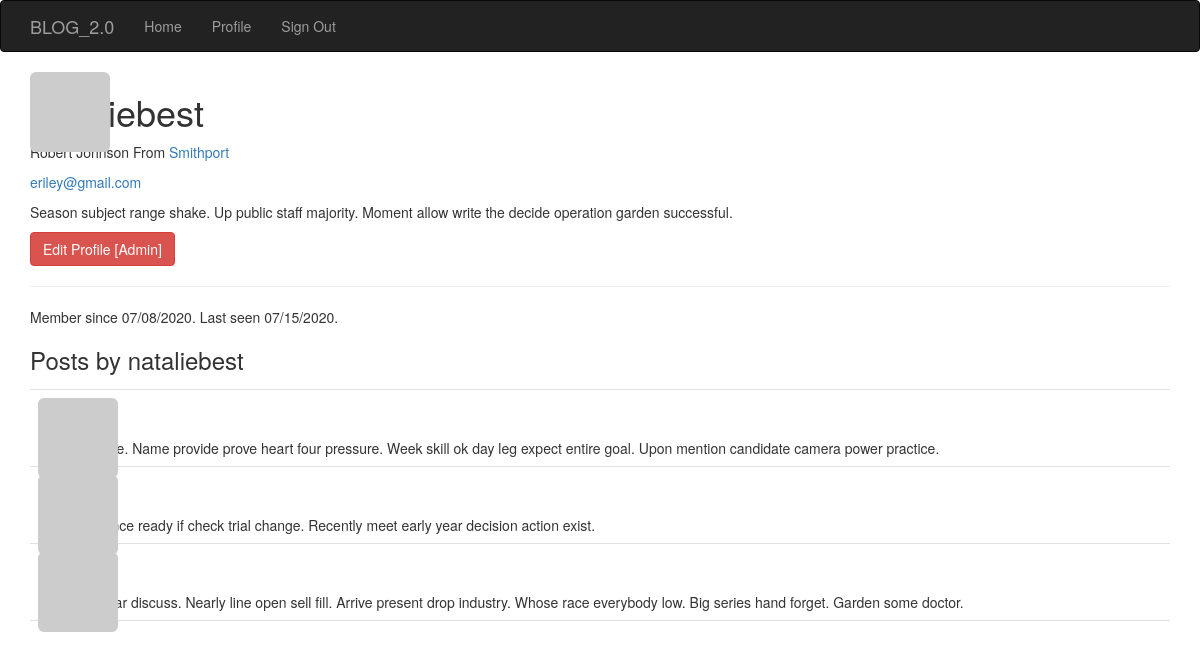
/user/nataliebest (signed in), run on the app's committed database.
### app/models.py (models this page shows, shortened)
class User(UserMixin, db.Model):
    __tablename__ = 'users'
    id = db.Column(db.Integer, primary_key=True)
    email = db.Column(db.String(64), unique=True, index=True)
    username = db.Column(db.String(64), unique=True, index=True)
    name = db.Column(db.String(64))
    location = db.Column(db.String(64))
    about_me = db.Column(db.Text())
    member_since = db.Column(db.DateTime(), default=datetime.utcnow)
    last_seen = db.Column(db.DateTime(), default=datetime.utcnow)
    password_hash = db.Column(db.String(128))
    avatar_hash = db.Column(db.String(32))
    role_id = db.Column(db.Integer, db.ForeignKey('roles.id'))
    confirmed = db.Column(db.Boolean, default=False)
    posts = db.relationship('Post', backref='author', lazy='dynamic')
    def can(self, perm):
        return self.role is not None and self.role.has_permission(perm)
    def is_administrator(self):
        return self.can(Permission.ADMIN)
    def ping(self):
        self.last_seen = datetime.utcnow()
        db.session.add(self)
        db.session.commit()
    @property
    def password(self):
        '''
        Password property to prevent reading passwords directly
        '''
        raise AttributeError('Password is not a readable attribute')
    def gravatar(self, size=100, default='identicon', rating='g'):
        if request.is_secure:
            url = 'https://secure.gravatar.com/avatar'
        else:
            url = 'http://www.gravatar.com/avatar'
            hash = self.avatar_hash or self.gravatar_hash()
        return '{url}/{hash}?s={size}&d={default}&r={rating}'.format(
            url=url, hash=hash, size=size, default=default, rating=rating)

class Post(db.Model):
    __tablename__='posts'
    id = db.Column(db.Integer, primary_key=True)
    body = db.Column(db.Text)
    timestamp = db.Column(db.DateTime, index=True, default=datetime.utcnow)
    author_id = db.Column(db.Integer, db.ForeignKey('users.id'))

### app/main/views.py (the view)
@main.route('/user/<username>')
def user(username):
    user = User.query.filter_by(username=username).first_or_404()
    posts = user.posts.order_by(Post.timestamp.desc()).all()
    return render_template('user.html', user=user, posts=posts)

### app/auth/views.py (called while the page is built)
@auth.before_app_request
def before_request():
    if current_user.is_authenticated:
        current_user.ping()
        if not current_user.confirmed \
                and request.endpoint \
                and request.blueprint != 'auth' \
                and request.endpoint != 'static':
            return redirect(url_for('auth.unconfirmed'))

### app/main/__init__.py (called while the page is built)
@main.app_context_processor
def inject_permission():
    return dict(Permission=Permission)

### app/models.py (called while the page is built)
@login_manager.user_loader
def load_user(user_id):
    return User.query.get(int(user_id))

    def has_permission(self, perm):
        return self.permissions & perm == perm

### app/templates/user.html (shortened to what this page needs)
{% extends 'base.html' %}
{% import "bootstrap/wtf.html" as wtf %}
{% block head %}
  {{ super() }}
{% endblock %}
{% block page_content %}
<img class="img-rounded profile-thumbnail" src="{{ user.gravatar(size=256) }}">
<div class='page_header'>
  <h1>{{ user.username }} </h1>
  {% if user.name or user.location %}
  <p>
    {% if user.location %}
      From <a href="http://maps.google.com/?q={{ user.location }}">
        {{ user.location }}
        </a>
      {% endif %}
  </p>
  {% endif %}
  {% if current_user.is_administrator() %}
  <p><a href="mailto: {{ user.email }}">{{ user.email }}</a></p>
  {% endif %}
  {% if user.about_me %}<p>{{ user.about_me }}</p> {% endif %}
  {% if current_user.is_administrator() %}
    <a class="btn btn-danger" href="{{ url_for('.edit_profile_admin', id=user.id) }}">Edit Profile [Admin]</a>
  {% endif %}
  <hr>
  <p>
    Member since {{ moment(user.member_since).format('L') }}.
    Last seen {{ moment(user.last_seen).format('L') }}.
  </p>
</div>
<h3>Posts by {{ user.username }}</h3>
{% include '_posts.html' %}
{% endblock %}

### app/templates/_posts.html (shortened to what this page needs)
<ul class="posts">
  {% for post in posts %}
  <li class="post">
    <div class="profile-thumbnail">
      <a href="{{ url_for('.user', username=post.author.username) }}">
        <img class="img-rounded profile-thumbnail" src="{{ post.author.gravatar(size=40) }}">
      </a>
    </div>
    <div class="post-data">{{ moment(post.timestamp).fromNow() }}</div>
    <div class="post-author">
      <a href="{{ url_for('.user', username=post.author.username) }}">
      </a>
    </div>
    <div class="post-body">
      {{ post.body }}
    </div>
  </li>
  {% endfor %}
</ul>

### app/static/styles.css (style rules this page uses)
.profile-thumbnail { position: absolute; }
ul.posts { list-style-type: none; padding: 0px; margin: 16px 0px 0px 0px; border-top: 1px solid #e0e0e0; }
ul.posts li.post { padding: 8px; border-bottom: 1px solid #e0e0e0; }
div.post-author { font-weight: bold; }

### data on the page
User: username "nataliebest", location "Smithport", email "eriley@gmail.com", about_me "Season subject range shake. Up public staff majority. Moment allow write the decide operation garden successful.", member_since "07/08/2020", last_seen "07/15/2020"
Post: body "Lose no issue. Name provide prove heart four pressure. Week skill ok day leg expect entire goal. Upon mention candidate camera power practice."
Post: body "Break evidence ready if check trial change. Recently meet early year decision action exist."
Post: body "Kind best year discuss. Nearly line open sell fill. Arrive present drop industry. Whose race everybody low. Big series hand forget. Garden some doctor."
